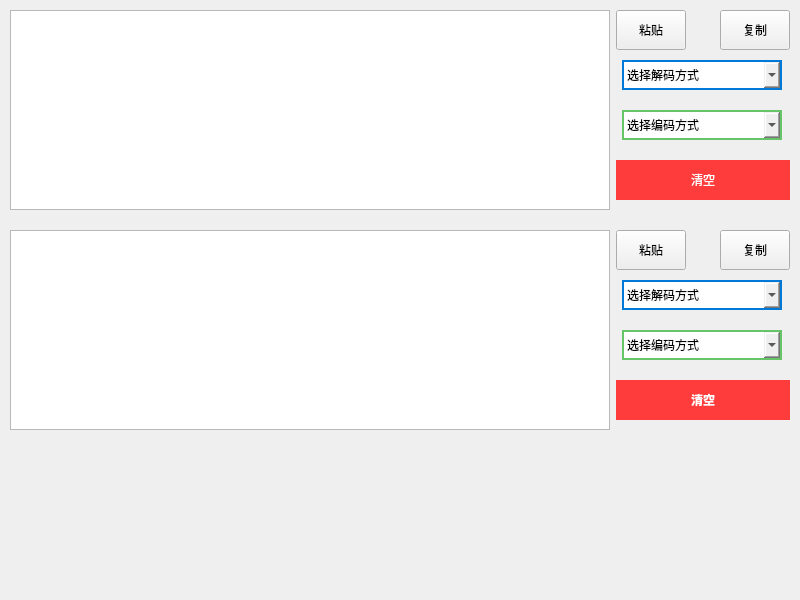
<?xml version="1.0" encoding="UTF-8"?>
<ui version="4.0">
 <class>Encode_Decode</class>
 <widget class="QWidget" name="Encode_Decode">
  <property name="geometry">
   <rect>
    <x>0</x>
    <y>0</y>
    <width>800</width>
    <height>600</height>
   </rect>
  </property>
  <property name="sizePolicy">
   <sizepolicy hsizetype="Expanding" vsizetype="Expanding">
    <horstretch>0</horstretch>
    <verstretch>0</verstretch>
   </sizepolicy>
  </property>
  <property name="minimumSize">
   <size>
    <width>800</width>
    <height>600</height>
   </size>
  </property>
  <property name="maximumSize">
   <size>
    <width>8000</width>
    <height>16777215</height>
   </size>
  </property>
  <property name="windowTitle">
   <string>Form</string>
  </property>
  <property name="styleSheet">
   <string notr="true"/>
  </property>
  <widget class="QComboBox" name="comboBox_decode_type_1">
   <property name="geometry">
    <rect>
     <x>622</x>
     <y>60</y>
     <width>160</width>
     <height>30</height>
    </rect>
   </property>
   <property name="styleSheet">
    <string notr="true">QComboBox {border-radius: 0px;border: 2px solid #0078D7;}</string>
   </property>
   <item>
    <property name="text">
     <string>选择解码方式</string>
    </property>
   </item>
   <item>
    <property name="text">
     <string>解码：URL</string>
    </property>
   </item>
   <item>
    <property name="text">
     <string>解码：Base64</string>
    </property>
   </item>
   <item>
    <property name="text">
     <string>解码：Unicode</string>
    </property>
   </item>
   <item>
    <property name="text">
     <string>解码：Hex (十六进制)</string>
    </property>
   </item>
   <item>
    <property name="text">
     <string>解码：Bin (二进制)</string>
    </property>
   </item>
  </widget>
  <widget class="QPlainTextEdit" name="plainTextEdit_source_text_1">
   <property name="geometry">
    <rect>
     <x>10</x>
     <y>10</y>
     <width>600</width>
     <height>200</height>
    </rect>
   </property>
  </widget>
  <widget class="QPushButton" name="pushButton_paste_1">
   <property name="geometry">
    <rect>
     <x>616</x>
     <y>10</y>
     <width>70</width>
     <height>40</height>
    </rect>
   </property>
   <property name="text">
    <string>粘贴</string>
   </property>
  </widget>
  <widget class="QPushButton" name="pushButton_copy_1">
   <property name="geometry">
    <rect>
     <x>720</x>
     <y>10</y>
     <width>70</width>
     <height>40</height>
    </rect>
   </property>
   <property name="text">
    <string>复制</string>
   </property>
  </widget>
  <widget class="QComboBox" name="comboBox_encode_type_1">
   <property name="geometry">
    <rect>
     <x>622</x>
     <y>110</y>
     <width>160</width>
     <height>30</height>
    </rect>
   </property>
   <property name="styleSheet">
    <string notr="true">QComboBox {border-radius: 0px;border: 2px solid rgb(103,196,103);}</string>
   </property>
   <item>
    <property name="text">
     <string>选择编码方式</string>
    </property>
   </item>
   <item>
    <property name="text">
     <string>编码：URL</string>
    </property>
   </item>
   <item>
    <property name="text">
     <string>编码：Base64</string>
    </property>
   </item>
   <item>
    <property name="text">
     <string>编码：Unicode</string>
    </property>
   </item>
   <item>
    <property name="text">
     <string>编码：Hex (十六进制)</string>
    </property>
   </item>
   <item>
    <property name="text">
     <string>编码：Bin (二进制)</string>
    </property>
   </item>
  </widget>
  <widget class="QPushButton" name="pushButton_clear_1">
   <property name="geometry">
    <rect>
     <x>616</x>
     <y>160</y>
     <width>174</width>
     <height>40</height>
    </rect>
   </property>
   <property name="styleSheet">
    <string notr="true">QPushButton{background-color: #ff3c3c;color:#ffffff;border: 0px solid #ff3c3c;}</string>
   </property>
   <property name="text">
    <string>清空</string>
   </property>
  </widget>
  <widget class="QPlainTextEdit" name="plainTextEdit_source_text_2">
   <property name="geometry">
    <rect>
     <x>10</x>
     <y>230</y>
     <width>600</width>
     <height>200</height>
    </rect>
   </property>
  </widget>
  <widget class="QPushButton" name="pushButton_paste_2">
   <property name="geometry">
    <rect>
     <x>616</x>
     <y>230</y>
     <width>70</width>
     <height>40</height>
    </rect>
   </property>
   <property name="text">
    <string>粘贴</string>
   </property>
  </widget>
  <widget class="QPushButton" name="pushButton_copy_2">
   <property name="geometry">
    <rect>
     <x>720</x>
     <y>230</y>
     <width>70</width>
     <height>40</height>
    </rect>
   </property>
   <property name="text">
    <string>复制</string>
   </property>
  </widget>
  <widget class="QComboBox" name="comboBox_decode_type_2">
   <property name="geometry">
    <rect>
     <x>622</x>
     <y>280</y>
     <width>160</width>
     <height>30</height>
    </rect>
   </property>
   <property name="styleSheet">
    <string notr="true">QComboBox {border-radius: 0px;border: 2px solid #0078D7;}</string>
   </property>
   <item>
    <property name="text">
     <string>选择解码方式</string>
    </property>
   </item>
   <item>
    <property name="text">
     <string>解码：URL</string>
    </property>
   </item>
   <item>
    <property name="text">
     <string>解码：Base64</string>
    </property>
   </item>
   <item>
    <property name="text">
     <string>解码：Unicode</string>
    </property>
   </item>
   <item>
    <property name="text">
     <string>解码：Hex (十六进制)</string>
    </property>
   </item>
   <item>
    <property name="text">
     <string>解码：Bin (二进制)</string>
    </property>
   </item>
  </widget>
  <widget class="QComboBox" name="comboBox_encode_type_2">
   <property name="geometry">
    <rect>
     <x>622</x>
     <y>330</y>
     <width>160</width>
     <height>30</height>
    </rect>
   </property>
   <property name="styleSheet">
    <string notr="true">QComboBox {border-radius: 0px;border: 2px solid rgb(103,196,103);}</string>
   </property>
   <item>
    <property name="text">
     <string>选择编码方式</string>
    </property>
   </item>
   <item>
    <property name="text">
     <string>编码：URL</string>
    </property>
   </item>
   <item>
    <property name="text">
     <string>编码：Base64</string>
    </property>
   </item>
   <item>
    <property name="text">
     <string>编码：Unicode</string>
    </property>
   </item>
   <item>
    <property name="text">
     <string>编码：Hex (十六进制)</string>
    </property>
   </item>
   <item>
    <property name="text">
     <string>编码：Bin (二进制)</string>
    </property>
   </item>
  </widget>
  <widget class="QPushButton" name="pushButton_clear_2">
   <property name="geometry">
    <rect>
     <x>616</x>
     <y>380</y>
     <width>174</width>
     <height>40</height>
    </rect>
   </property>
   <property name="font">
    <font>
     <weight>75</weight>
     <bold>true</bold>
    </font>
   </property>
   <property name="styleSheet">
    <string notr="true">QPushButton{background-color: #ff3c3c;color:#ffffff;border: 0px solid #ff3c3c;}</string>
   </property>
   <property name="text">
    <string>清空</string>
   </property>
  </widget>
  <widget class="QLabel" name="label_note">
   <property name="geometry">
    <rect>
     <x>20</x>
     <y>450</y>
     <width>760</width>
     <height>150</height>
    </rect>
   </property>
   <property name="font">
    <font>
     <pointsize>12</pointsize>
    </font>
   </property>
   <property name="styleSheet">
    <string notr="true">color: rgb(64, 64, 64);</string>
   </property>
   <property name="text">
    <string/>
   </property>
   <property name="alignment">
    <set>Qt::AlignLeading|Qt::AlignLeft|Qt::AlignTop</set>
   </property>
  </widget>
 </widget>
 <resources/>
 <connections/>
</ui>
